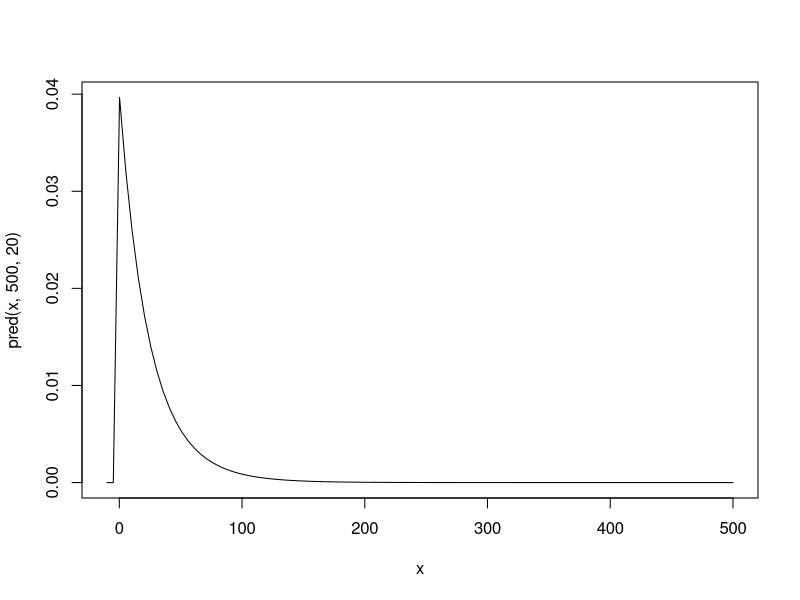
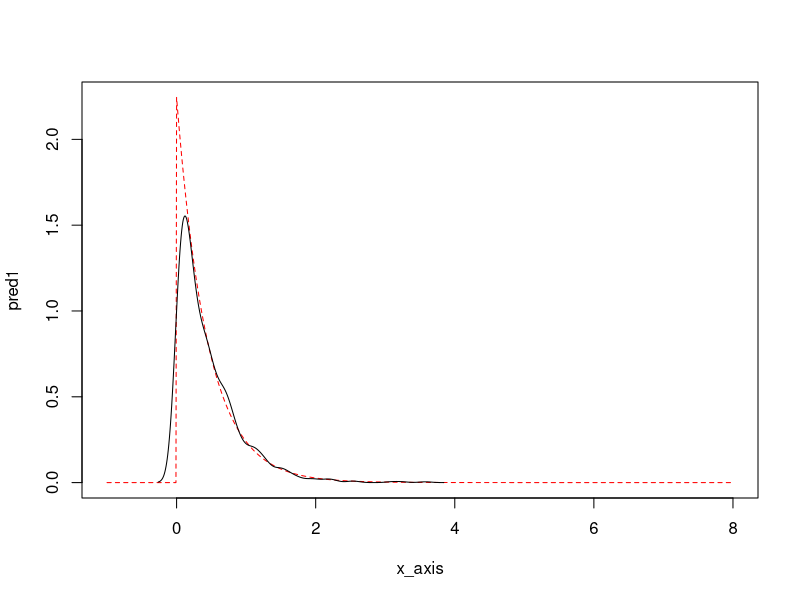
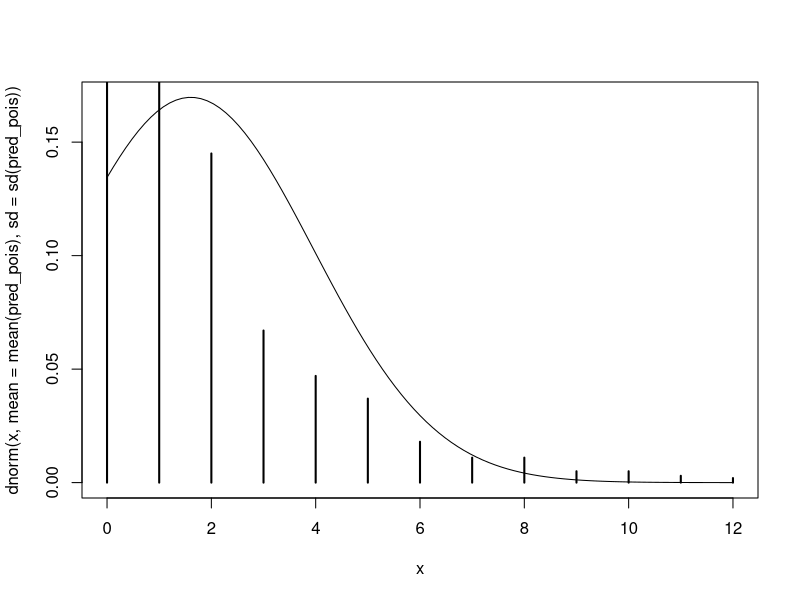

Write R code to recreate these figures, in order.
# Função preditiva

pred <- function(x_p, sx, n){
  den <- x_p + sx
  (x_p >= 0)*((sx/den)^n * (n/den))
}

curve(pred(x, 500, 20), xlim = c(-10, 500))

# Amostra da f(x|theta)

n <- 100
x <- rexp(n, rate = 2)
sx <- sum(x)

integrate(function(x) pred(x, sx, n), 0, Inf)

# Esperança x

esp <- function(x_p){
  n*(sum(x)/(x_p + sum(x)))^n*1/(x_p + sum(x)) * x_p
}

integrate(esp, 0, Inf)

# Esperança x^2

esp2 <- function(x_p){
  n*(sum(x)/(x_p^2 + sum(x)))^n*1/(x_p^2 + sum(x)) * x_p^2
}

# Variância

integrate(esp, 0, Inf)$value - integrate(esp, 0, Inf)$value^2

# Estimando moda e mediana da preditiva

posteriori <- rgamma(1000, shape = n, scale = 1/sx)
yp <- rexp(1000, posteriori)

quant <- quantile(yp)

dens <- density(yp)

moda <- dens$x[which(dens$y == max(dens$y))]

x_axis <- seq(-1, 8, len = 1000)
pred1 <- pred(x_axis, sx, n)
plot(x_axis, pred1, col = "red", lty = 2, type = "l")
lines(density(yp))

density(yp)


###

mu <- 0
vari <- 1

post <- function(x, mu, vari, n, sx){
  exp(-n*x-(log(x)-mu)^2/(2*vari))*x^(sx-1)
}

theta <- rlnorm(1000, mu, vari)

pred_pois <- rpois(1000, theta)

curve(dnorm(x, mean = mean(pred_pois), sd = sd(pred_pois)), from = 0, to = 12)

lines(prop.table(table(pred_pois)), type = "h")
